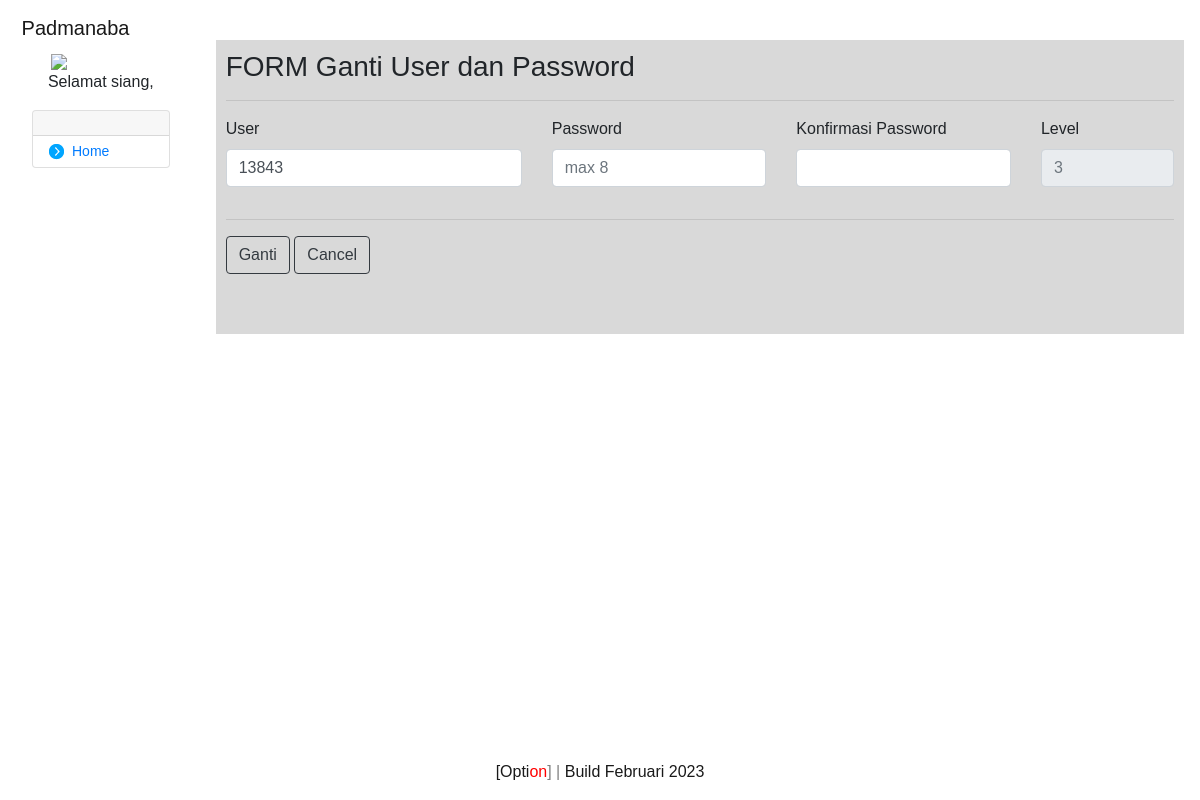
The app's page /admin/guru_pass.php (signed in), older data.
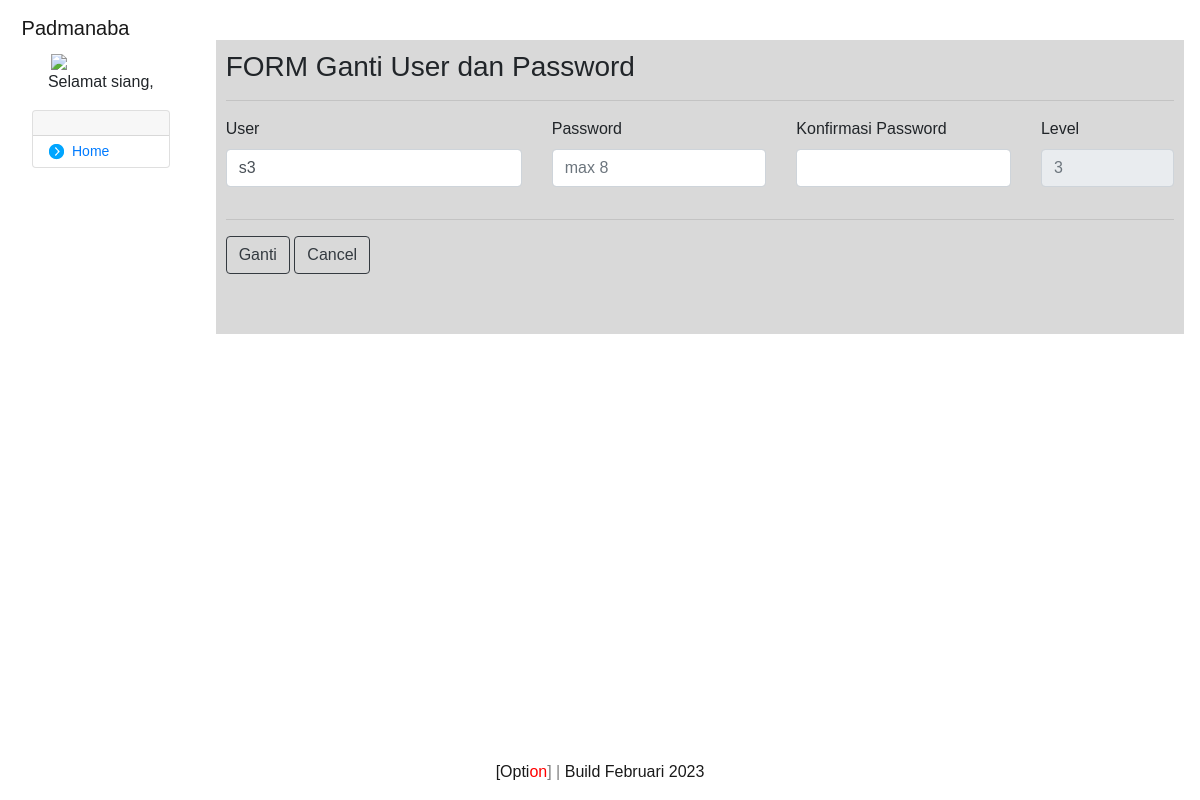
The same page, newer data.
### tables this page shows
CREATE TABLE `pass` (
  `id_pass` int(11) NOT NULL AUTO_INCREMENT,
  `id_guru` int(11) NOT NULL,
  `id_karyawan` int(11) NOT NULL,
  `id_siswa` int(11) NOT NULL,
  `id_alumni` int(11) NOT NULL,
  `id_ortu` int(11) NOT NULL,
  `user` varchar(20) NOT NULL,
  `pass` varchar(255) NOT NULL,
  `level` int(3) NOT NULL,
  PRIMARY KEY (`id_pass`)
);

### functions.php (called while the page is built, shortened)
<?php
function tglIndonesia($str){
       $tr   = trim($str);
       $str    = str_replace(array('Sun', 'Mon', 'Tue', 'Wed', 'Thu', 'Fri', 'Sat', 'January', 'February', 'March', 'April', 'May', 'June', 'July', 'August', 'September', 'October', 'November', 'December'), array('Minggu', 'Senin', 'Selasa', 'Rabu', 'Kamis', 'Jum\'at', 'Sabtu', 'Januari', 'Februari', 'Maret', 'April', 'Mei', 'Juni', 'Juli', 'Agustus', 'September', 'Oktober', 'November', 'Desember'), $tr);
       return $str;
   }
?>

### admin/guru_pass.php (the view, shortened to what this page needs)
<?php
$id_guru = $_SESSION["id_guru"];
require '../functions.php';
$sqlx = mysqli_query($conn, "SELECT id_guru, guru, jabatan, status, foto FROM guru WHERE id_guru = '$id_guru'");
$rowx = mysqli_fetch_assoc($sqlx);
$foto = $rowx["foto"];
$id = $_GET["id"];
$sql = mysqli_query($conn, "SELECT * FROM pass WHERE id_guru = '$id'");
$sq = mysqli_fetch_assoc($sql);
?>
<!doctype html>
<html lang="en">
  <head>
    <link rel="stylesheet" href="../css/bootstrap.min.css">
    <link rel="stylesheet" href="../css/animasi.css">
    <link rel="stylesheet" href="../css/animate.css">
    <link rel="stylesheet" href="../css/cover.css">
  </head>
  <body>
   <div class="container">
    <nav class="navbar fixed-top navbar-light">
      <a class="navbar-brand" href="#">
        Padmanaba
      </a>
    </nav>
    <div class="row mt-4">
    <div class="col-md-2">
      <div class="container">
      <div align="center" style="margin-top: 30px;">
      <a href="../logout.php"><img src="../img/guru/<?= $foto; ?>" width="100" class="mx-auto d-block"></a>
    </div>
        <div class="menu-kiri">
          <div class="card mt-2" style="width: 100%;">
            <div class="card-header text-center">
            </div>
              <ul>
               <li><a href="top.php">Home</a></li>
              </ul>
          </div>
        </div>
        </div>
    </div>
    <div class="col-md-10 mt-3">
                 <div class="form">
            <h3 style="margin: 0px">FORM Ganti User dan Password</h3>
         <hr>
    <form method="POST" action="">
    <div class="row">
      <div class="col-md-4">
        <div class="form-group">
           <label for="user" class="control-label">User</label>
           <input type="text" name="nama"  class="form-control" id="user" value="<?=$sq['user'];?>" autocomplete="off" required>
        </div>
      </div>
       <div class="col-md-3">
        <div class="form-group">
           <label for="pas" class="control-label">Password</label>
           <input type="text" name="password"  class="form-control" id="pas" placeholder="max 8" autocomplete="off">
        </div>
      </div>
      <div class="col-md-3">
        <div class="form-group">
           <label for="pas2" class="control-label">Konfirmasi Password</label>
           <input type="password" name="password2"  class="form-control" id="pas2"  autocomplete="off">
        </div>
      </div>
      <div class="col-md-2">
        <div class="form-group">
           <label for="level" class="control-label">Level</label>
           <input type="" name=""  class="form-control" id="level" placeholder="<?=$sq['level'];?>" disabled="">
        </div>
      </div>
      </div>
<hr>
    <p style="margin-bottom: 50px;"><input type="submit" name="submit" class="btn btn-outline-dark" value="Ganti"/>
<a href="admin.php" class="btn btn-outline-dark">Cancel</a></p>
    </form>
  </div>
  <nav class="navbar fixed-bottom navbar-light">
      <span class="navbar-text mx-auto d-block">
        <a href="../raihan.php">[Opti<a style="color: red">on</a>]</a> | <a href="../build.php">Build <?php echo tglIndonesia(date('F Y')); ?></a>
      </span>
    </nav>
  </body>
</html>

Row changes from the older to the newer data that the page shows:
changed pass: nama "13843" → "s3"
